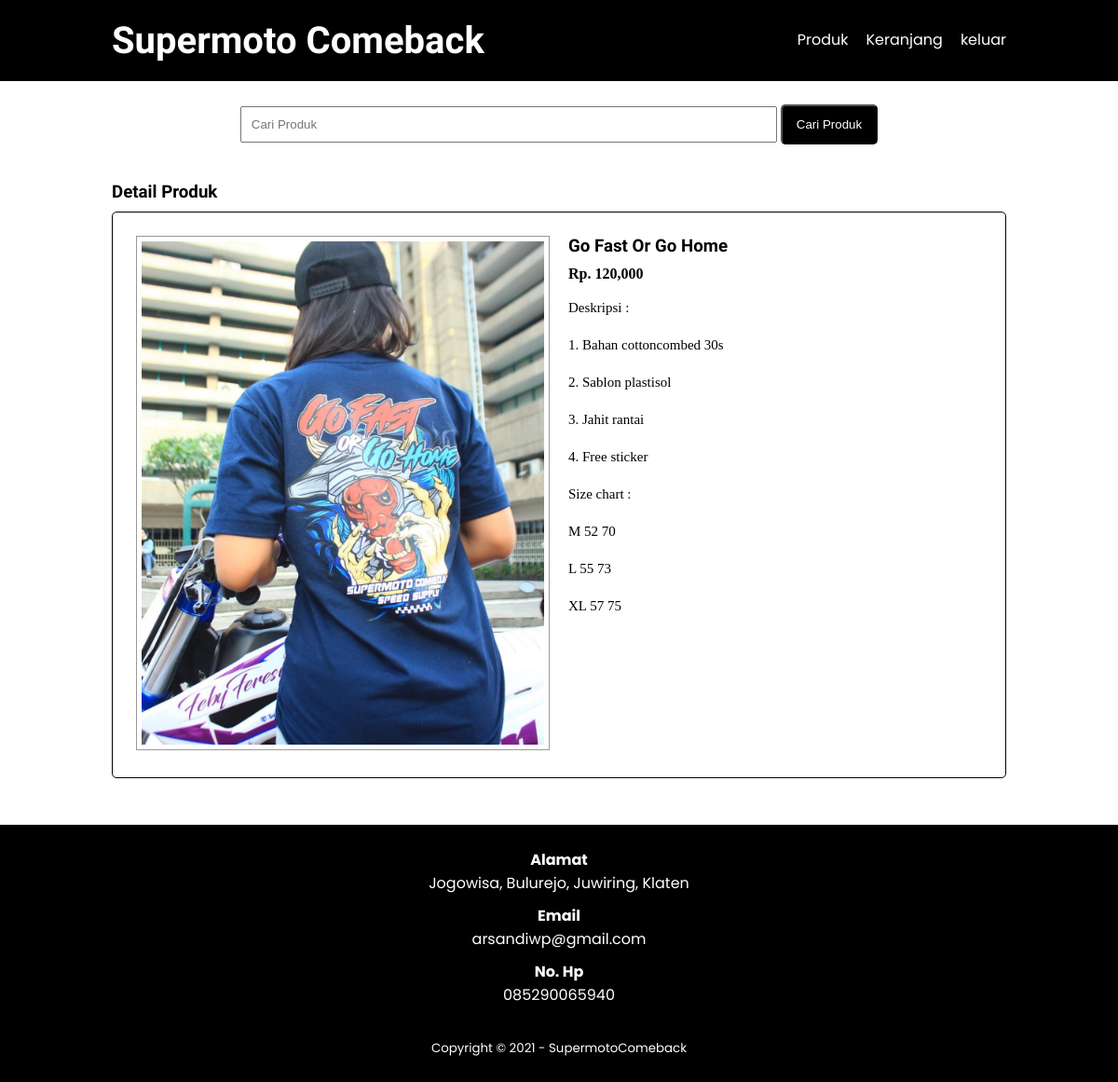
The page /SumoComeback/detail-produk.php?id=18 on the database its author committed.
### tables this page shows
CREATE TABLE `tb_product` (
  `product_id` int(11) NOT NULL,
  `category_id` int(11) NOT NULL,
  `product_name` varchar(100) NOT NULL,
  `product_price` int(11) NOT NULL,
  `product_description` text NOT NULL,
  `product_image` varchar(100) NOT NULL,
  `product_status` tinyint(1) NOT NULL,
  `data_created` timestamp NOT NULL DEFAULT current_timestamp()
);

### SumoComeback/detail-produk.php (the view, shortened to what this page needs)
<?php
include 'db.php';
$kontak = mysqli_query($conn, "SELECT admin_telp, admin_email, admin_address FROM tb_admin WHERE admin_id = 1");
$a = mysqli_fetch_object($kontak);
$produk = mysqli_query($conn, "SELECT * FROM tb_product WHERE product_id = '" . $_GET['id'] . "' ");
$p = mysqli_fetch_object($produk);
?>
<!DOCTYPE html>
<html lang="en">
<head>
   <link rel="stylesheet" href="css/style.css">
   <link rel="stylesheet" href="https://cdnjs.cloudflare.com/ajax/libs/font-awesome/6.0.0-beta3/css/all.min.css" />
</head>
<body>
   <header>
      <div class="container">
         <h1><a href="index.php">Supermoto Comeback</a></h1>
         <ul>
            <li><a href="produk.php">Produk</a></li>
            <li><a href="keranjang.php">Keranjang</a></li>
            <li><a href="logout.php">keluar</a></li>
         </ul>
      </div>
   </header>
   <div class="search">
      <div class="container">
         <form action="produk.php">
            <input type="text" name="search" placeholder="Cari Produk" value="<?php echo $_GET['search'] ?>">
            <input type="submit" name="cari" value="Cari Produk">
         </form>
      </div>
   </div>
   <div class="section">
      <div class="container">
         <h3>Detail Produk</h3>
         <div class="box">
            <div class="col-2">
               <img src="produk/<?php echo $p->product_image ?>" width="100%">
            </div>
            <div class="col-2">
               <h3><?php echo $p->product_name ?></h3>
               <h4>Rp. <?php echo number_format($p->product_price) ?></h4>
               <p>Deskripsi : <br>
                  <?php echo $p->product_description ?>
               </p>
            </div>
         </div>
      </div>
   </div>
   <div class="footer">
      <div class="container">
         <h4>Alamat</h4>
         <p><?php echo $a->admin_address ?></p>
         <h4>Email</h4>
         <p><?php echo $a->admin_email ?></p>
         <h4>No. Hp</h4>
         <p><?php echo $a->admin_telp ?></p>
         <small>Copyright &copy; 2021 - SupermotoComeback</small>
      </div>
   </div>
</body>
</html>

### SumoComeback/css/style.css (style rules this page uses)
* { margin: 0; padding: 0; box-sizing: border-box; }
a { color: inherit; text-decoration: none; }
header { background-color: black; color: white; }
header h1 { float: left; padding: 20px 0; font-size: 40px; font-family: 'UnifrakturMaguntia', cursive; }
header ul { float: right; }
header ul li { display: inline-block; font-family: 'Poppins', sans-serif; }
header ul li a { padding: 30px 0 30px 15px; display: inline-block; }
.container { width: 80%; margin: 0 auto; }
.container::after { content: ''; display: block; clear: both; }
.section { padding: 25px 0; }
.section h3 { font-family: 'UnifrakturMaguntia', cursive; }
.box { border: 1px solid black; border-radius: 5px; padding: 15px; margin: 10px 0 25px 0; }
.box:after { content: ''; display: block; clear: both; }
.search { padding: 15px 0; background-color: white; text-align: center; }
.search input[type=text] { width: 60%; padding: 10px; }
.search input[type=submit] { padding: 12px 15px; background-color: black; color: white; border-radius: 5px; cursor: pointer; transition: 0.5s; }
.footer { padding: 25px 0; background-color: black; color: white; text-align: center; font-family: 'Poppins', sans-serif; }
.footer p { margin-bottom: 10px; }
.footer small { margin-top: 25px; display: inline-block; }
.col-2 { width: 50%; min-height: 200px; padding: 10px; float: left; }
.col-2 img { border: 1px solid #999; padding: 5px; }
.col-2 h3 { margin-bottom: 10px; }
.col-2 p { margin: 15px 0; text-align: justify; line-height: 25px; font-size: 15px; }
input { margin-top: 10px; }

### rows shown on the page
tb_product: product_image (picture), product_name "Go Fast Or Go Home", product_price "120,000", product_description "1. Bahan cottoncombed 30s 2. Sablon plastisol 3. Jahit rantai 4. Free sticker Size chart : M 52 70 L 55 73 XL 57 75"

### other values the page prints
$a->admin_address "Jogowisa, Bulurejo, Juwiring, Klaten"
$a->admin_email "arsandiwp@gmail.com"
$a->admin_telp "085290065940"
